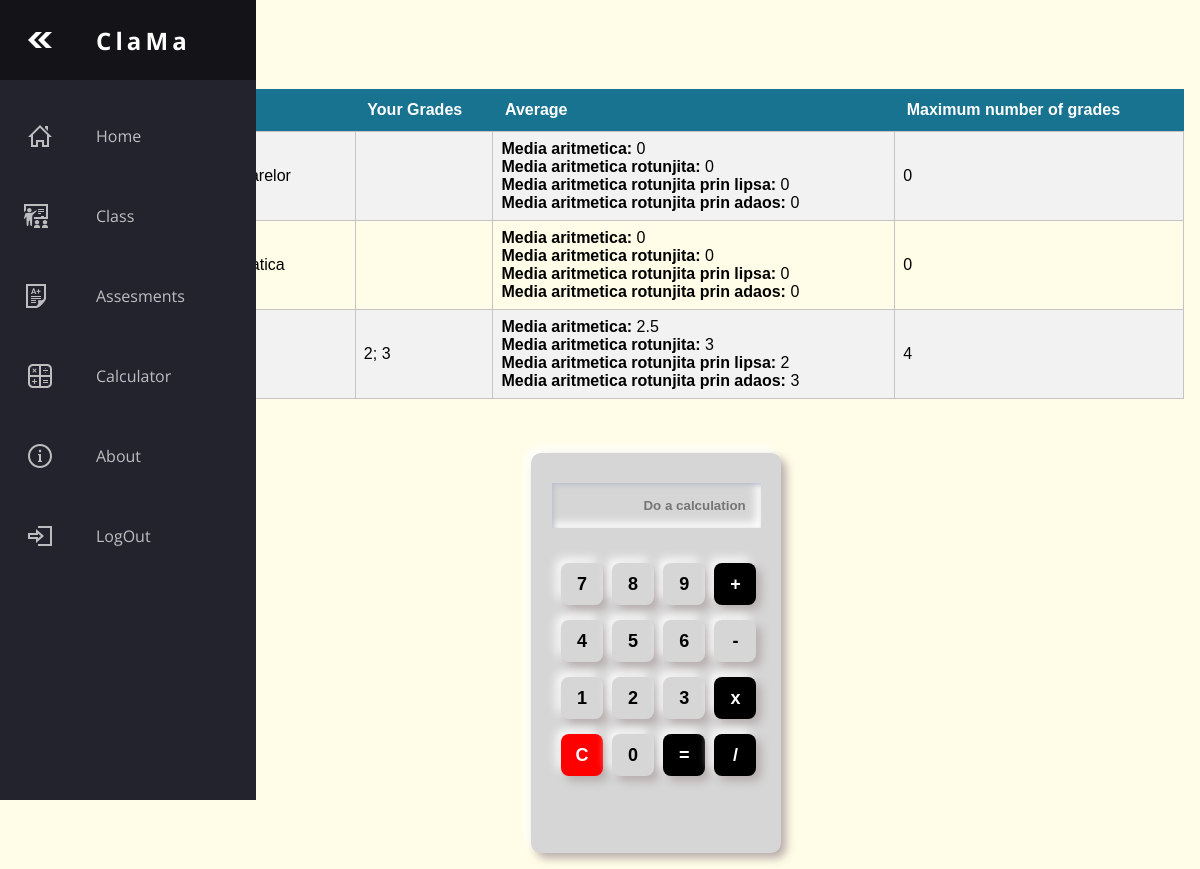
The page /public/calculator.php (signed in) on the database its author committed.
### tables this page shows
CREATE TABLE `courses` (
  `id` int(11) NOT NULL,
  `name` varchar(255) NOT NULL,
  `year` int(11) NOT NULL,
  `credits` int(11) NOT NULL DEFAULT 5,
  `max_grades` int(11) NOT NULL
);

### includes/functions.php (called while the page is built, shortened)
<?php
function showNavMenu() {
    include $_SERVER['DOCUMENT_ROOT'] . "/class/components/nav-menu.php";
}
function isTeacher() {
    if(isset($_SESSION['teacher']))
        return 1;
    else
        return 0;
}
function isStudent() {
    if(isset($_SESSION['student']))
        return 1;
    else
        return 0;
}
function getAuthID() {
    if(isset($_SESSION['userid'])) {
        return $_SESSION['userid'];
    }
    return 0;
}

### app/Controllers/Database.php (called while the page is built, shortened)
<?php
class Database extends PDO{
    public function __construct()
    {
        $hostname = 'localhost';
        $username = 'root';
        $password = '';
        $dbname = 'class-manager';
    }
    public static function dbQuery($sqlStatement, $dbHandle) {
        $statement = $dbHandle->prepare($sqlStatement);
        $statement->setFetchMode(PDO::FETCH_ASSOC);
        $statement->fetchAll();
        return $statement;
    }
}
?>

### app/Controllers/StudentController.php (called while the page is built, shortened)
<?php
require_once "CourseController.php";
require_once "GradeController.php";
require_once "TeacherController.php";
require_once "PresenceCodeController.php";
class Student extends Account
{
    public function getAssignedCourses($studentID)
    {
        $getAssignedCourse = Database::dbQuery("SELECT * FROM allocations WHERE student_id = $studentID", (new Database()));
        $getAssignedCourse->execute();
        $result = [];
        if ($getAssignedCourse->rowCount()) {
            $fetch = $getAssignedCourse->fetchAll();
            foreach ($fetch as $row) {
                $teacher = (new Teacher())->getTeacherByCourseID($row['course_id'])['first_name'] . " " . (new Teacher())->getTeacherByCourseID($row['course_id'])['last_name'];
                $teacherID = (new Teacher())->getTeacherByCourseID($row['course_id'])['id'];
                array_push($result, [
                    'course' => (new Course())->getCourseByID($row['course_id'])['name'],
                    'course_id' => $row['course_id'],
                    'credits' => (new Course())->getCourseCredits($row['course_id']),
                    'grades' => (new Grade())->getEveryGradesOfStudent(getAuthID(), $row['course_id'])['grades'] ?? null,
                    'average' => (new Grade())->getEveryGradesOfStudent(getAuthID(), $row['course_id'])['average'] ?? '0',
                    'average_ceil' => (new Grade())->getEveryGradesOfStudent(getAuthID(), $row['course_id'])['average_ceil'] ?? '0',
                    'average_floor' => (new Grade())->getEveryGradesOfStudent(getAuthID(), $row['course_id'])['average_floor'] ?? '0',
                    'average_round' => (new Grade())->getEveryGradesOfStudent(getAuthID(), $row['course_id'])['average_round'] ?? '0',
                    'teacher' => $teacher,
                    'teacher_id' => $teacherID,
                    'presences' => (new PresenceCode())->getPresences(getAuthID(), $row['course_id'])
                ]);
            }
        }
        return $result;
    }
}

### app/Controllers/TeacherController.php (called while the page is built, shortened)
<?php
require_once "StudentController.php";
require_once "CourseController.php";
class Teacher extends Account
{
    public function getTeacherByCourseID($courseID)
    {
        $result = Database::dbQuery("SELECT teacher_id FROM holders WHERE course_id = $courseID", (new Database()));
        $result->execute();
        if ($result->rowCount()) {
            $getTeacherID = $result->fetch()['teacher_id'];
            $result = Database::dbQuery("SELECT * FROM teachers WHERE id = $getTeacherID", (new Database()));
            $result->execute();
            return $result->fetch();
        }
        return ['first_name' => 'Nu s-a gasit'];
    }
}

### app/Controllers/CourseController.php (called while the page is built, shortened)
<?php
require_once "Database.php";
class Course
{
    public function getCourseByID($courseID)
    {
        $result = Database::dbQuery("SELECT * FROM courses WHERE id = $courseID", (new Database()));
        $result->execute();
        if ($result->rowCount())
            return $result->fetch();
        return 0;
    }
    public function getCourseCredits($courseID)
    {
        $result = Database::dbQuery("SELECT * FROM courses WHERE id = $courseID", (new Database()));
        $result->execute();
        if ($result->rowCount())
            return $result->fetch()['credits'];
        return 0;
    }
}

### app/Controllers/GradeController.php (called while the page is built, shortened)
<?php
require_once "Database.php";
class Grade {
    public function getEveryGradesOfStudent($studentID, $courseID) {
        $result = Database::dbQuery("SELECT * FROM grades WHERE student_id = $studentID AND course_id = $courseID", (new Database()));
        $result->execute();
        $grades = '';
        $sumOfGrades = 0;
        if($result->rowCount())
        {
            $index = 0;
            $fetch = $result -> fetchAll();
            foreach ($fetch as $row){
                if($index == 0)
                    $grades = $row['grade'];
                else
                    $grades = $grades.'; '.$row['grade'];
                $sumOfGrades = $sumOfGrades + $row['grade'];
                $index++;
            }
            $resultGrades = [
                'grades' => $grades,
                'average' => $index == 0 ? 0 : $sumOfGrades / $index,
                'average_ceil' => $index == 0 ? 0 : ceil($sumOfGrades / $index),
                'average_floor' => $index == 0 ? 0 : floor($sumOfGrades / $index),
                'average_round' => $index == 0 ? 0 : round($sumOfGrades / $index),
            ];
            return $resultGrades;
        }
    }
    public function getCourseInfo($courseID)
    {
        $result = Database::dbQuery("SELECT * FROM courses WHERE id = $courseID", (new Database()));
        $result->execute();
        $finalResult = [];
        if($result->rowCount()) {
            $fetch = $result->fetchAll();
            foreach($fetch as $row) {
                $finalResult = [
                    'name' => $row['name'],
                    'year' => $row['year'],
                    'credits' => $row['credits'],
                    'max_grades' => $row['max_grades'] ?? 0
                ];
            }
        }
        return $finalResult;
    }
}

### app/Controllers/PresenceCodeController.php (called while the page is built, shortened)
<?php
require_once "Database.php";
class PresenceCode
{
    public function getPresences($studentID, $courseID){
        $result = Database::dbQuery("SELECT * FROM presences WHERE student_id = $studentID and course_id = $courseID", (new Database()));
        $result->execute();
        return $result -> rowCount();
    }
}

### public/calculator.php (the view, shortened to what this page needs)
<!DOCTYPE html>
<html lang="en">
<?php include $_SERVER['DOCUMENT_ROOT'] . "/class/components/header.php";
require_once $_SERVER['DOCUMENT_ROOT'] . "/class/app/Controllers/StudentController.php"; ?>
<body>
    <div class="background-color">
        <main>
            <h2 style="text-align: left;">Calculator</h2>
            <?php if (isTeacher()) {
                $maxGrades = (new Grade())->getCourseInfo($_GET['course'])['max_grades'];
            ?>
                <h3>Please choose the year:
                    <select id="year" onchange="showStudents(this.value, 'A', <?= getAuthID() ?>, <?= $_GET['course'] ?>)">
                        <option selected="true" disabled>Select</option>
                        <option>1</option>
                        <option>2</option>
                        <option>3</option>
                    </select>
                </h3>
                <h3>Please choose the group:
                    <select id="group" onchange="selectGroup(this.value, <?= getAuthID() ?>, <?= $_GET['course'] ?>)">
                        <option selected="true" disabled>Select</option>
                        <option>A</option>
                        <option>B</option>
                        <option>C</option>
                        <option>D</option>
                        <option>E</option>
                    </select>
                </h3>
                <?php if ($maxGrades == 0) { ?>
                    <h3>Please choose the maximum number of grades:
                        <form action="<?= URL ?>app/api/teacher/set_max_grades.php" method="POST">
                            <input type="text" name="course-id" value=<?= $_GET['course'] ?> hidden>
                            <select name="max-grades">
                                <option selected="true" disabled>Select</option>
                                <option value="1">1</option>
                                <option value="2">2</option>
                                <option value="3">3</option>
                                <option value="4">4</option>
                                <option value="5">5</option>
                                <option value="6">6</option>
                                <option value="7">7</option>
                                <option value="8">8</option>
                                <option value="9">9</option>
                                <option value="10">10</option>
                            </select>
                            <button type="submit" class="button-style btn-small btn-green">Save</button>
                        </form>
                    </h3>
                <?php } else { ?>
                    <h3>Please choose the maximum number of grades: <strong class="color-red"><?= $maxGrades ?></strong></a>
                        <a href="<?= URL ?>app/api/teacher/set_max_grades.php?change=<?= $_GET['course'] ?>" class="button-style btn-small btn-green">Change</a>
                    </h3>
                <?php } ?>
                <table class="table-style" style="text-align: left;" id="student-table">
                </table>
            <?php } else if (isStudent()) {
                $assignedCourses = (new Student())->getAssignedCourses(getAuthID());
            ?>
                <table class="table-style" style="text-align: left;">
                    <tr>
                        <th>Course name</th>
                        <th>Your Grades</th>
                        <th>Average</th>
                        <th>Maximum number of grades</th>
                    </tr>
                    <?php foreach ($assignedCourses as $row) {
                        $maxGrades = (new Grade())->getCourseInfo($row['course_id'])['max_grades']; ?>
                        <tr>
                            <td><?= $row['course'] ?></td>
                            <td><?= $row['grades'] ?></td>
                            <td>
                                <strong>Media aritmetica:</strong> <?= $row['average'] ?> <br />
                                <strong>Media aritmetica rotunjita:</strong> <?= $row['average_round'] ?> <br />
                                <strong>Media aritmetica rotunjita prin lipsa:</strong> <?= $row['average_floor'] ?> <br />
                                <strong>Media aritmetica rotunjita prin adaos:</strong> <?= $row['average_ceil'] ?> <br />
                            </td>
                            <td><?= $maxGrades ?></td>
                        </tr>
                    <?php } ?>
                </table>
            <?php } ?>
            <div class="container">
                <div class="cal-box">
                    <form name="calculator">
                        <input class="display" type="text" name="display" placeholder="Do a calculation" readonly>
                        <br>
                        <input class="button-calc" type="button" name="button" value="7" onclick="calculator.display.value +='7'">
                        <input class="button-calc" type="button" name="button" value="8" onclick="calculator.display.value +='8'">
                        <input class="button-calc" type="button" name="button" value="9" onclick="calculator.display.value +='9'">
                        <input class="button-calc mathbutton" type="button" name="button" value="+" onclick="calculator.display.value +='+'">
                        <br>
                        <input class="button-calc" type="button" name="button" value="4" onclick="calculator.display.value +='4'">
                        <input class="button-calc" type="button" name="button" value="5" onclick="calculator.display.value +='5'">
                        <input class="button-calc" type="button" name="button" value="6" onclick="calculator.display.value +='6'">
                        <input class="button-calc" type="button" name="button" value="-" onclick="calculator.display.value +='-'">
                        <br>
                        <input class="button-calc" type="button" name="button" value="1" onclick="calculator.display.value +='1'">
                        <input class="button-calc" type="button" name="button" value="2" onclick="calculator.display.value +='2'">
                        <input class="button-calc" type="button" name="button" value="3" onclick="calculator.display.value +='3'">
                        <input class="button-calc mathbutton" type="button" name="button" value="x" onclick="calculator.display.value +='*'">
                        <br>
                        <input class="button-calc clearButton" type="button" name="button" value="C" onclick="calculator.display.value =''">
                        <input class="button-calc" type="button" name="button" value="0" onclick="calculator.display.value +='0'">
                        <input class="button-calc mathbutton" type="button" name="button" value="=" onclick="calculator.display.value =eval(calculator.display.value)">
                        <input class="button-calc mathbutton" type="button" name="button" value="/" onclick="calculator.display.value +='/'">
                        <br>
                    </form>
                </div>
            </div>
        </main>
    </div>
</body>
</html>

### assets/css/login-register.css (style rules this page uses)
body, html { height: 100%; margin: 0; text-align: center; }
h2, label, a { font-family: 'Open Sans', sans-serif; padding: 0; }
form { display: inline-block; }

### assets/css/style.css (style rules this page uses)
:root { font-size: 16px; font-family: 'Open Sans'; }
body { color: black; background: #FFFDE7; }
main { margin-left: 5rem; padding: 1rem; user-select: none; }
.background-color { background: #FFFDE7; height: 100%; margin: 0; background-position: center; background-repeat: no-repeat; background-size: cover; position: relative; }
.table-style { font-family: Arial, Helvetica, sans-serif; border-collapse: collapse; width: 100%; }
.table-style td, #customers th { border: 1px solid #c5c3c3; padding: 8px; }
.table-style tr:nth-child(even) { background-color: #f2f2f2; }
.table-style th { padding-left: 12px; padding-top: 12px; padding-bottom: 12px; text-align: left; background-color: #187390; color: white; }
.container { width: 250px; height: 400px; margin-top: 5%; margin-left: 40%; border-radius: 10px; background: rgb(214, 214, 214); box-shadow: 5px 5px 10px #b6a9a9, -5px -5px 10px #ffffff; }
.cal-box { margin: 20px auto; }
.display { border: none; outline: none; color: black; text-align: right; font-weight: 600; padding: 15px; margin: 30px 0 20px 0; background: transparent; box-shadow: inset 2px 2px 5px #babecc, inset -5px -5px 10px #ffffff; }
.button-calc { margin: 15px 0 0 5px; width: 42px; height: 42px; border: none; outline: none; font-size: 18px; font-weight: bold; cursor: pointer; border-radius: 8px; background: rgb(214, 214, 214); box-shadow: 5px 5px 10px #b6acac, -5px -5px 10px #fafafa; display: inline-block; }
.clearButton { background: red; color: white; }
.mathbutton { background: black; color: white; }

### rows shown on the page
courses: max_grades "0", maxGrades "0"
courses: max_grades "0", maxGrades "0"

### other values the page prints
$row['grades'] "2; 3"
$row['average'] "2.5"
$row['average_round'] "3"
$row['average_floor'] "2"
$row['average_ceil'] "3"
$maxGrades "4"
